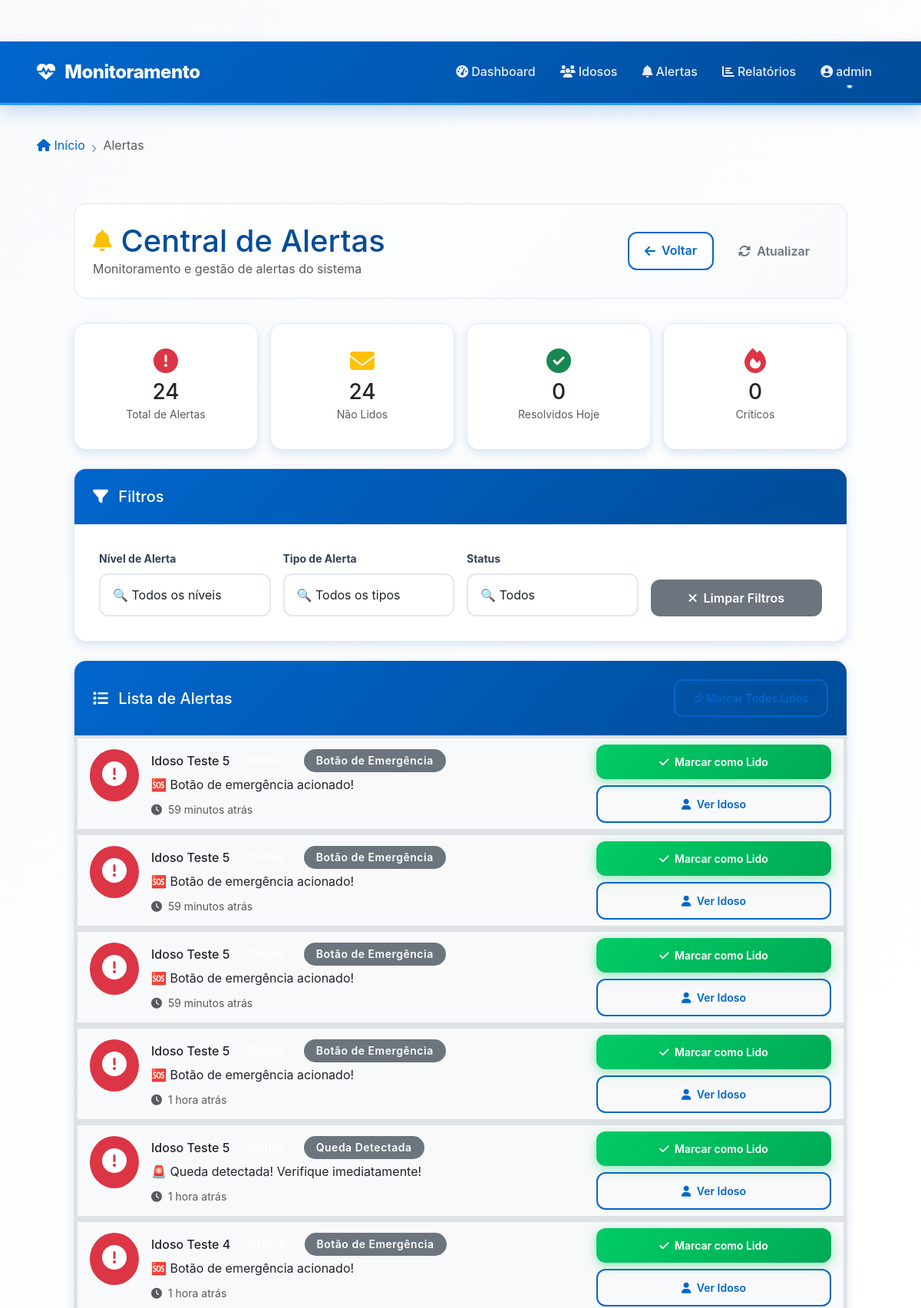
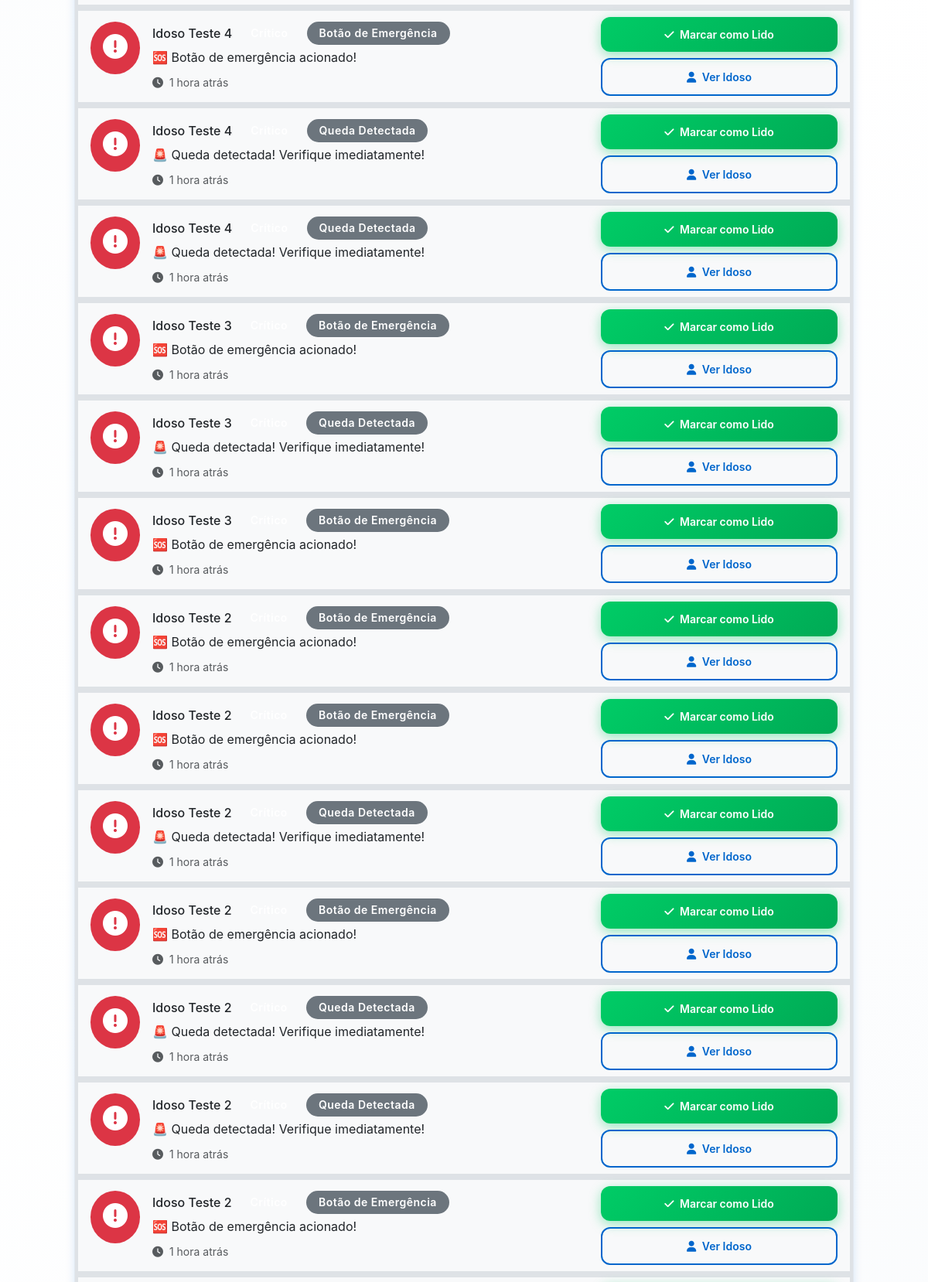
Screenshot of /alertas/ (signed in, upper part) with the database file from the repository (2 pictures, top to bottom).
### monitoramento/models.py (models this page shows, shortened)
class Alerta(models.Model):
    NIVEL_ALERTA = [
        ('baixo', 'Baixo'),
        ('medio', 'Médio'),
        ('alto', 'Alto'),
        ('critico', 'Crítico'),
    ]
    TIPO_ALERTA = [
        ('frequencia_cardiaca', 'Frequência Cardíaca'),
        ('pressao_arterial', 'Pressão Arterial'),
        ('queda', 'Queda Detectada'),
        ('emergencia', 'Botão de Emergência'),
        ('inatividade', 'Inatividade Prolongada'),
        ('bateria_baixa', 'Bateria Baixa'),
        ('desconexao', 'Desconexão do Dispositivo'),
    ]
    idoso = models.ForeignKey(Idoso, on_delete=models.CASCADE, related_name='alertas')
    tipo = models.CharField(max_length=30, choices=TIPO_ALERTA)
    nivel = models.CharField(max_length=10, choices=NIVEL_ALERTA)
    mensagem = models.TextField()
    dado_saude = models.ForeignKey(DadoSaude, on_delete=models.CASCADE, null=True, blank=True)
    visualizado = models.BooleanField(default=False)
    data_visualizacao = models.DateTimeField(null=True, blank=True)
    notificacao_email = models.BooleanField(default=False)
    notificacao_sms = models.BooleanField(default=False)
    timestamp = models.DateTimeField(default=timezone.now)
    class Meta:
        ordering = ['-timestamp']

class Idoso(models.Model):
    nome = models.CharField(max_length=100)
    data_nascimento = models.DateField()
    cpf = models.CharField(max_length=14, unique=True)
    telefone = models.CharField(max_length=20, blank=True)
    endereco = models.TextField()
    nome_responsavel = models.CharField(max_length=100)
    telefone_responsavel = models.CharField(max_length=20)
    email_responsavel = models.EmailField()
    observacoes_medicas = models.TextField(blank=True, null=True)
    ativo = models.BooleanField(default=True)
    data_cadastro = models.DateTimeField(default=timezone.now)
    latitude = models.DecimalField(max_digits=10, decimal_places=8, null=True, blank=True)
    longitude = models.DecimalField(max_digits=11, decimal_places=8, null=True, blank=True)

### monitoramento/views.py (the view)
# urls.py: path('alertas/', views.lista_alertas, name='lista_alertas'),
@login_required
def lista_alertas(request):
    alertas = Alerta.objects.all().order_by('-timestamp')
    nivel = request.GET.get('nivel')
    tipo = request.GET.get('tipo')
    visualizado = request.GET.get('visualizado')
    if nivel:
        alertas = alertas.filter(nivel=nivel)
    if tipo:
        alertas = alertas.filter(tipo=tipo)
    if visualizado:
        alertas = alertas.filter(visualizado=visualizado == 'true')
    return render(request, 'monitoramento/lista_alertas.html', {
        'alertas': alertas[:100],
        'filtros': {'nivel': nivel, 'tipo': tipo, 'visualizado': visualizado}
    })

### templates/monitoramento/lista_alertas.html (shortened to what this page needs)
{% extends 'base.html' %}
{% block breadcrumb %}
<nav aria-label="breadcrumb" class="breadcrumb-modern">
    <ol class="breadcrumb">
        <li class="breadcrumb-item"><a href="{% url 'dashboard' %}"><i class="fas fa-home"></i> Início</a></li>
        <li class="breadcrumb-item active" aria-current="page">Alertas</li>
    </ol>
</nav>
{% endblock %}
{% block content %}
<div class="container-fluid">
    <div class="page-header">
        <div>
            <h1 class="page-title">
                <i class="fas fa-bell text-warning"></i>
                Central de Alertas
            </h1>
            <p class="text-muted mb-0">
                Monitoramento e gestão de alertas do sistema
            </p>
        </div>
        <div class="d-flex gap-2 flex-wrap">
            <a href="{% url 'dashboard' %}" class="btn-back">
                <i class="fas fa-arrow-left"></i>
                Voltar
            </a>
            <button class="btn btn-outline-secondary" onclick="window.location.reload()">
                <i class="fas fa-sync-alt me-1"></i>
                Atualizar
            </button>
        </div>
    </div>
    <div class="row g-3 mb-4">
        <div class="col-md-3 col-6">
            <div class="card text-center">
                <div class="card-body">
                    <i class="fas fa-exclamation-circle fa-2x text-danger mb-2"></i>
                    <h3 class="mb-0">{{ alertas|length }}</h3>
                    <small class="text-muted">Total de Alertas</small>
                </div>
            </div>
        </div>
        <div class="col-md-3 col-6">
            <div class="card text-center">
                <div class="card-body">
                    <i class="fas fa-envelope fa-2x text-warning mb-2"></i>
                    <h3 class="mb-0">{{ alertas|length }}</h3>
                    <small class="text-muted">Não Lidos</small>
                </div>
            </div>
        </div>
        <div class="col-md-3 col-6">
            <div class="card text-center">
                <div class="card-body">
                    <i class="fas fa-check-circle fa-2x text-success mb-2"></i>
                    <h3 class="mb-0">0</h3>
                    <small class="text-muted">Resolvidos Hoje</small>
                </div>
            </div>
        </div>
        <div class="col-md-3 col-6">
            <div class="card text-center">
                <div class="card-body">
                    <i class="fas fa-fire fa-2x text-danger mb-2"></i>
                    <h3 class="mb-0">0</h3>
                    <small class="text-muted">Críticos</small>
                </div>
            </div>
        </div>
    </div>
    <div class="card mb-4">
        <div class="card-header">
            <h5 class="mb-0">
                <i class="fas fa-filter me-2"></i>
                Filtros
            </h5>
        </div>
        <div class="card-body">
            <form method="get" class="row g-3">
                <div class="col-md-3">
                    <label class="form-label fw-bold">Nível de Alerta</label>
                    <select name="nivel" class="form-select" onchange="this.form.submit()">
                        <option value="">🔍 Todos os níveis</option>
                    </select>
                </div>
                <div class="col-md-3">
                    <label class="form-label fw-bold">Tipo de Alerta</label>
                    <select name="tipo" class="form-select" onchange="this.form.submit()">
                        <option value="">🔍 Todos os tipos</option>
                    </select>
                </div>
                <div class="col-md-3">
                    <label class="form-label fw-bold">Status</label>
                    <select name="visualizado" class="form-select" onchange="this.form.submit()">
                        <option value="">🔍 Todos</option>
                    </select>
                </div>
                <div class="col-md-3 d-flex align-items-end">
                    <a href="{% url 'lista_alertas' %}" class="btn btn-secondary w-100">
                        <i class="fas fa-times me-1"></i>
                        Limpar Filtros
                    </a>
                </div>
            </form>
        </div>
    </div>
    <div class="card">
        <div class="card-header d-flex justify-content-between align-items-center">
            <h5 class="mb-0">
                <i class="fas fa-list me-2"></i>
                Lista de Alertas
            </h5>
            <div class="btn-group btn-group-sm" role="group">
                <button class="btn btn-outline-primary" onclick="marcarTodosLidos()">
                    <i class="fas fa-check-double"></i> Marcar Todos Lidos
                </button>
            </div>
        </div>
        <div class="card-body p-0">
            {% if alertas %}
                <div class="list-group list-group-flush">
                    {% for alerta in alertas %}
                        <div class="list-group-item {% if not alerta.visualizado %}bg-light border-start border-{{ alerta.nivel }} border-4{% endif %}">
                            <div class="row align-items-center">
                                <div class="col-md-8">
                                    <div class="d-flex align-items-start gap-3">
                                        <div class="flex-shrink-0">
                                            {% if alerta.nivel == 'critico' %}
                                                <div class="bg-danger text-white rounded-circle p-3">
                                                    <i class="fas fa-exclamation-circle fa-2x"></i>
                                                </div>
                                            {% elif alerta.nivel == 'alto' %}
                                                <div class="bg-warning text-white rounded-circle p-3">
                                                    <i class="fas fa-exclamation-triangle fa-2x"></i>
                                                </div>
                                            {% elif alerta.nivel == 'medio' %}
                                                <div class="bg-info text-white rounded-circle p-3">
                                                    <i class="fas fa-info-circle fa-2x"></i>
                                                </div>
                                            {% else %}
                                                <div class="bg-secondary text-white rounded-circle p-3">
                                                    <i class="fas fa-check-circle fa-2x"></i>
                                                </div>
                                            {% endif %}
                                        </div>
                                        <div class="flex-grow-1">
                                            <div class="d-flex align-items-center gap-2 mb-1">
                                                <h6 class="mb-0">
                                                    <a href="{% url 'detalhe_idoso' alerta.idoso.id %}" class="text-decoration-none text-dark">
                                                        {{ alerta.idoso.nome }}
                                                    </a>
                                                </h6>
                                                <span class="badge bg-{{ alerta.nivel }}">
                                                </span>
                                                <span class="badge bg-secondary">
                                                    {{ alerta.get_tipo_display }}
                                                </span>
                                            </div>
                                            <p class="mb-2">{{ alerta.mensagem }}</p>
                                            <div class="d-flex align-items-center gap-3 text-muted small">
                                                <span>
                                                    <i class="fas fa-clock me-1"></i>
                                                    {{ alerta.timestamp|timesince }} atrás
                                                </span>
                                            </div>
                                        </div>
                                    </div>
                                </div>
                                <div class="col-md-4 text-md-end mt-3 mt-md-0">
                                    <div class="d-flex flex-md-column gap-2 justify-content-end">
                                        {% if not alerta.visualizado %}
                                            <a href="{% url 'marcar_alerta_lido' alerta.id %}"
                                               class="btn btn-sm btn-success"
                                               onclick="return confirm('Marcar este alerta como lido?')">
                                                <i class="fas fa-check me-1"></i>
                                                Marcar como Lido
                                            </a>
                                        {% else %}
                                            <span class="badge bg-success p-2">
                                                <i class="fas fa-check-circle"></i> Visualizado
                                            </span>
                                        {% endif %}
                                        <a href="{% url 'detalhe_idoso' alerta.idoso.id %}"
                                           class="btn btn-sm btn-outline-primary">
                                            <i class="fas fa-user me-1"></i>
                                            Ver Idoso
                                        </a>
                                    </div>
                                </div>
                            </div>
                        </div>
                    {% endfor %}
                </div>
            {% endif %}
        </div>
    </div>
</div>
{% endblock %}

### templates/base.html (shortened to what this page needs)
{% load static %}
<!DOCTYPE html>
<html lang="pt-BR">
<head>
  <link href="https://cdn.jsdelivr.net/npm/bootstrap@5.3.0/dist/css/bootstrap.min.css" rel="stylesheet">
  <link rel="stylesheet" href="https://cdnjs.cloudflare.com/ajax/libs/font-awesome/6.4.0/css/all.min.css">
  <link rel="stylesheet" href="{% static 'css/mobile.css' %}">
</head>
<body>
  <div class="spinner-overlay" id="loadingSpinner">
    <div class="spinner-border text-light" role="status" style="width: 3rem; height: 3rem;">
    </div>
  </div>
  <nav class="navbar navbar-expand-lg navbar-dark">
    <div class="container-fluid">
      <a class="navbar-brand" href="{% url 'index' %}">
        <i class="fas fa-heartbeat me-2"></i>
        <span class="d-none d-sm-inline">Monitoramento</span>
      </a>
      {% if user.is_authenticated %}
        <div class="collapse navbar-collapse" id="navbarNav">
          <ul class="navbar-nav ms-auto">
            <li class="nav-item">
              <a class="nav-link" href="{% url 'dashboard' %}">
                <i class="fas fa-tachometer-alt me-1"></i>Dashboard
              </a>
            </li>
            <li class="nav-item">
              <a class="nav-link" href="{% url 'lista_idosos' %}">
                <i class="fas fa-users me-1"></i>Idosos
              </a>
            </li>
            <li class="nav-item">
              <a class="nav-link" href="{% url 'lista_alertas' %}">
                <i class="fas fa-bell me-1"></i>Alertas
              </a>
            </li>
            <li class="nav-item">
              <a class="nav-link" href="{% url 'relatorios' %}">
                <i class="fas fa-chart-bar me-1"></i>Relatórios
              </a>
            </li>
            <li class="nav-item dropdown">
              <a class="nav-link dropdown-toggle" href="#" id="userDropdown" role="button" data-bs-toggle="dropdown">
                <i class="fas fa-user-circle me-1"></i>{{ user.username }}
              </a>
            </li>
          </ul>
        </div>
      {% endif %}
    </div>
  </nav>
  <main class="container-fluid py-4">
    {% block breadcrumb %}{% endblock %}
    {% block content %}{% endblock %}
  </main>
</body>
</html>

### rows the page displays
Alerta: nivel "critico" (drawn), idoso.nome "Idoso Teste 5", tipo "Botão de Emergência", mensagem "🆘 Botão de emergência acionado!", timestamp "59 minutos", visualizado False (drawn)
Alerta: nivel "critico" (drawn), idoso.nome "Idoso Teste 5", tipo "Botão de Emergência", mensagem "🆘 Botão de emergência acionado!", timestamp "59 minutos", visualizado False (drawn)
Alerta: nivel "critico" (drawn), idoso.nome "Idoso Teste 5", tipo "Botão de Emergência", mensagem "🆘 Botão de emergência acionado!", timestamp "59 minutos", visualizado False (drawn)
Alerta: nivel "critico" (drawn), idoso.nome "Idoso Teste 5", tipo "Botão de Emergência", mensagem "🆘 Botão de emergência acionado!", timestamp "1 hora", visualizado False (drawn)
Alerta: nivel "critico" (drawn), idoso.nome "Idoso Teste 5", tipo "Queda Detectada", mensagem "🚨 Queda detectada! Verifique imediatamente!", timestamp "1 hora", visualizado False (drawn)
Alerta: nivel "critico" (drawn), idoso.nome "Idoso Teste 4", tipo "Botão de Emergência", mensagem "🆘 Botão de emergência acionado!", timestamp "1 hora", visualizado False (drawn)
Alerta: nivel "critico" (drawn), idoso.nome "Idoso Teste 4", tipo "Botão de Emergência", mensagem "🆘 Botão de emergência acionado!", timestamp "1 hora", visualizado False (drawn)
Alerta: nivel "critico" (drawn), idoso.nome "Idoso Teste 4", tipo "Queda Detectada", mensagem "🚨 Queda detectada! Verifique imediatamente!", timestamp "1 hora", visualizado False (drawn)
Alerta: nivel "critico" (drawn), idoso.nome "Idoso Teste 4", tipo "Queda Detectada", mensagem "🚨 Queda detectada! Verifique imediatamente!", timestamp "1 hora", visualizado False (drawn)
Alerta: nivel "critico" (drawn), idoso.nome "Idoso Teste 3", tipo "Botão de Emergência", mensagem "🆘 Botão de emergência acionado!", timestamp "1 hora", visualizado False (drawn)
Alerta: nivel "critico" (drawn), idoso.nome "Idoso Teste 3", tipo "Queda Detectada", mensagem "🚨 Queda detectada! Verifique imediatamente!", timestamp "1 hora", visualizado False (drawn)
Alerta: nivel "critico" (drawn), idoso.nome "Idoso Teste 3", tipo "Botão de Emergência", mensagem "🆘 Botão de emergência acionado!", timestamp "1 hora", visualizado False (drawn)
Alerta: nivel "critico" (drawn), idoso.nome "Idoso Teste 2", tipo "Botão de Emergência", mensagem "🆘 Botão de emergência acionado!", timestamp "1 hora", visualizado False (drawn)
Alerta: nivel "critico" (drawn), idoso.nome "Idoso Teste 2", tipo "Botão de Emergência", mensagem "🆘 Botão de emergência acionado!", timestamp "1 hora", visualizado False (drawn)
Alerta: nivel "critico" (drawn), idoso.nome "Idoso Teste 2", tipo "Queda Detectada", mensagem "🚨 Queda detectada! Verifique imediatamente!", timestamp "1 hora", visualizado False (drawn)
Alerta: nivel "critico" (drawn), idoso.nome "Idoso Teste 2", tipo "Botão de Emergência", mensagem "🆘 Botão de emergência acionado!", timestamp "1 hora", visualizado False (drawn)
Alerta: nivel "critico" (drawn), idoso.nome "Idoso Teste 2", tipo "Queda Detectada", mensagem "🚨 Queda detectada! Verifique imediatamente!", timestamp "1 hora", visualizado False (drawn)
Alerta: nivel "critico" (drawn), idoso.nome "Idoso Teste 2", tipo "Queda Detectada", mensagem "🚨 Queda detectada! Verifique imediatamente!", timestamp "1 hora", visualizado False (drawn)
Alerta: nivel "critico" (drawn), idoso.nome "Idoso Teste 2", tipo "Botão de Emergência", mensagem "🆘 Botão de emergência acionado!", timestamp "1 hora", visualizado False (drawn)

### other values shown
{{ user.username }} "admin"
{{ alertas|length }} "24"
